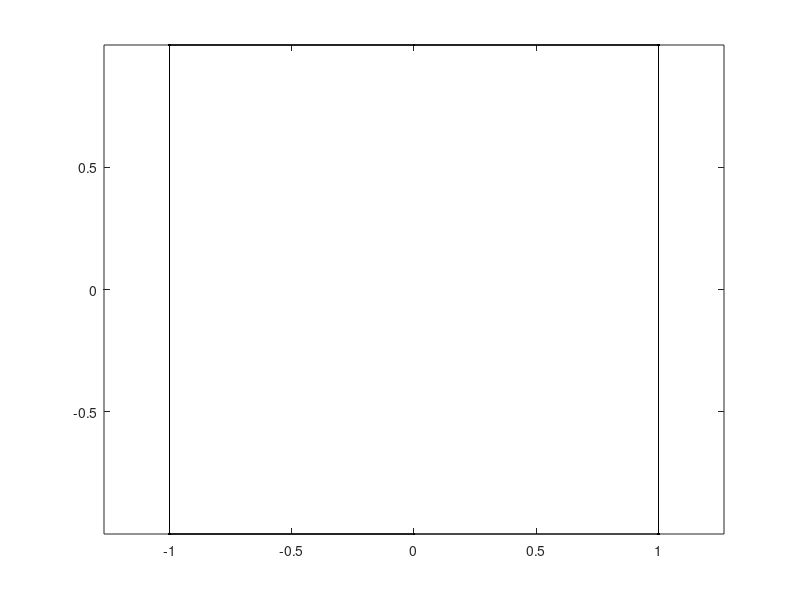
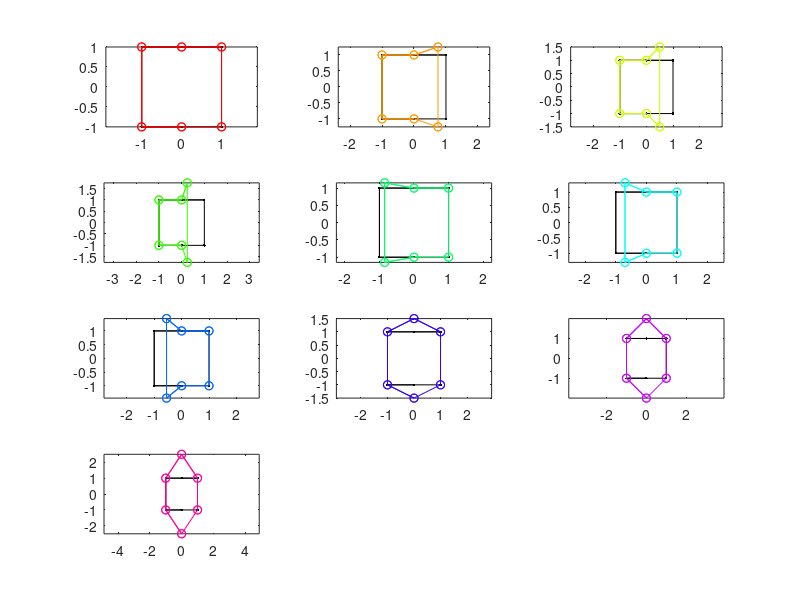

Source code (MATLAB) for these figures, in order: (Note: this script raises an error after producing the figures.)
clear;
clc;
close all;

num_rows = 240;
num_columns = 320;
limits_x = [-3 3];
num_images = 10;
marker_colors = hsv(num_images);
fig_rows = ceil(sqrt(num_images));
fig_cols = ceil(num_images / fig_rows);
stdTrans = 0.5;
stdTheta = 0.2;
stdScale = 0.1;

% Define the training set
zero_shape = [1 -1; 0 -1; -1 -1; -1 1; 0 1; 1 1];
num_points = size(zero_shape,1);
contour = [1:num_points; [2:num_points 1]]';

% Plot the contour
P1 = zero_shape(contour(:,1),:);
P2 = zero_shape(contour(:,2),:);
figure(1);
plot([P1(:,1) P2(:,1)],[P1(:,2) P2(:,2)],'k.-');
axis equal;

% Assemble a data set
point_array = zeros(2*num_points, num_images);

% First image throughout array as a base shape
for imageIdx = 1:num_images
    point_array(:,imageIdx) = [zero_shape(:,1); zero_shape(:,2)];
end % imageIdx

% Three images expand the right side only
for imageIdx = 2:4
    % Bottom point
    point_array(1,imageIdx) = point_array(1,imageIdx) - 0.25*(imageIdx-1);
    point_array(num_points+1,imageIdx) = point_array(num_points+1,imageIdx) - 0.25*(imageIdx-1);
    
    % Top point
    point_array(num_points,imageIdx) = point_array(num_points,imageIdx) - 0.25*(imageIdx-1);
    point_array(2*num_points,imageIdx) = point_array(2*num_points,imageIdx) + 0.25*(imageIdx-1);
end % imageIdx

% Three images expand the left side only
for imageIdx = 5:7
    % Bottom point
    point_array(3,imageIdx) = point_array(3,imageIdx) + 0.15*(imageIdx-4);
    point_array(num_points+3,imageIdx) = point_array(num_points+3,imageIdx) - 0.15*(imageIdx-4);
    
    % Top point
    point_array(4,imageIdx) = point_array(4,imageIdx) + 0.15*(imageIdx-4);
    point_array(num_points+4,imageIdx) = point_array(num_points+4,imageIdx) + 0.15*(imageIdx-4);
end % imageIdx

% Three images expand the middle only
for imageIdx = 8:10
    % Bottom point
    point_array(num_points+2,imageIdx) = point_array(num_points+3,imageIdx) - 0.5*(imageIdx-7);
    
    % Top point
    point_array(num_points+5,imageIdx) = point_array(num_points+5,imageIdx) + 0.5*(imageIdx-7);
end % imageIdx

% Plot all images
figure(2);
for imageIdx = 1:num_images
    current_shape = [point_array(1:num_points,imageIdx) point_array(num_points+1:end,imageIdx)];
    subplot(fig_rows, fig_cols, imageIdx);
    P1 = zero_shape(contour(:,1),:);
    P2 = zero_shape(contour(:,2),:);
    plot([P1(:,1) P2(:,1)],[P1(:,2) P2(:,2)],'k.-');
    hold on;
    P1 = current_shape(contour(:,1),:);
    P2 = current_shape(contour(:,2),:);
    plot([P1(:,1) P2(:,1)],[P1(:,2) P2(:,2)],'-o','Color',marker_colors(imageIdx,:));
    hold off;
    axis equal;
end

% Translate, rotate and scale each image
tx = [0; randn(num_images-1,1)*stdTrans];
ty = [0; randn(num_images-1,1)*stdTrans];
scale = [0; randn(num_images-1,1)*stdScale] + 1.0;
theta = [0; randn(num_images-1,1)*stdTheta];
new_points = zeros(2*num_points, num_images);
for imageIdx = 1:num_images
    % Rotate, scale and translate image
    new_points(:,imageIdx) = move_shape(point_array(:,imageIdx), theta(imageIdx), scale(imageIdx), tx(imageIdx), ty(imageIdx));
end

% Plot all new images
figure(3);
for imageIdx = 1:num_images
    current_shape = [new_points(1:num_points,imageIdx) new_points(num_points+1:end,imageIdx)];
    subplot(fig_rows, fig_cols, imageIdx);
    P1 = zero_shape(contour(:,1),:);
    P2 = zero_shape(contour(:,2),:);
    plot([P1(:,1) P2(:,1)],[P1(:,2) P2(:,2)],'k.-');
    hold on;
    P1 = current_shape(contour(:,1),:);
    P2 = current_shape(contour(:,2),:);
    plot([P1(:,1) P2(:,1)],[P1(:,2) P2(:,2)],'-o','Color',marker_colors(imageIdx,:));
    hold off;
    axis equal;
end

% Convert shapes to images
for imageIdx = 1:num_images
    point_array(:,imageIdx) = shape_to_image_coordinates(new_points(:,imageIdx), [num_rows num_columns], limits_x);
end % imageIdx

% Save the data set
save('sample_data.mat','point_array','tx','ty','scale','theta','contour');
